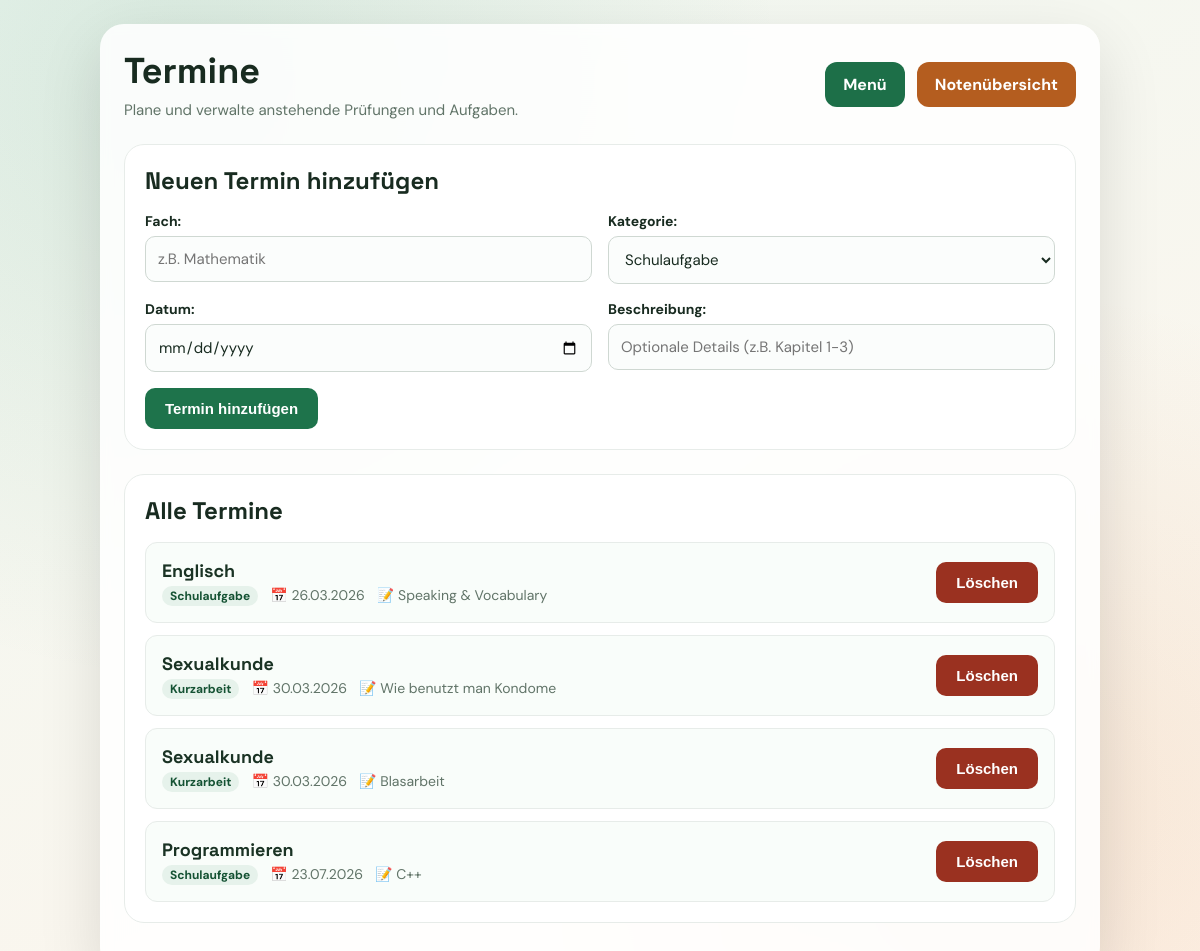
/termine (signed in), run on an earlier commit of the app's database.
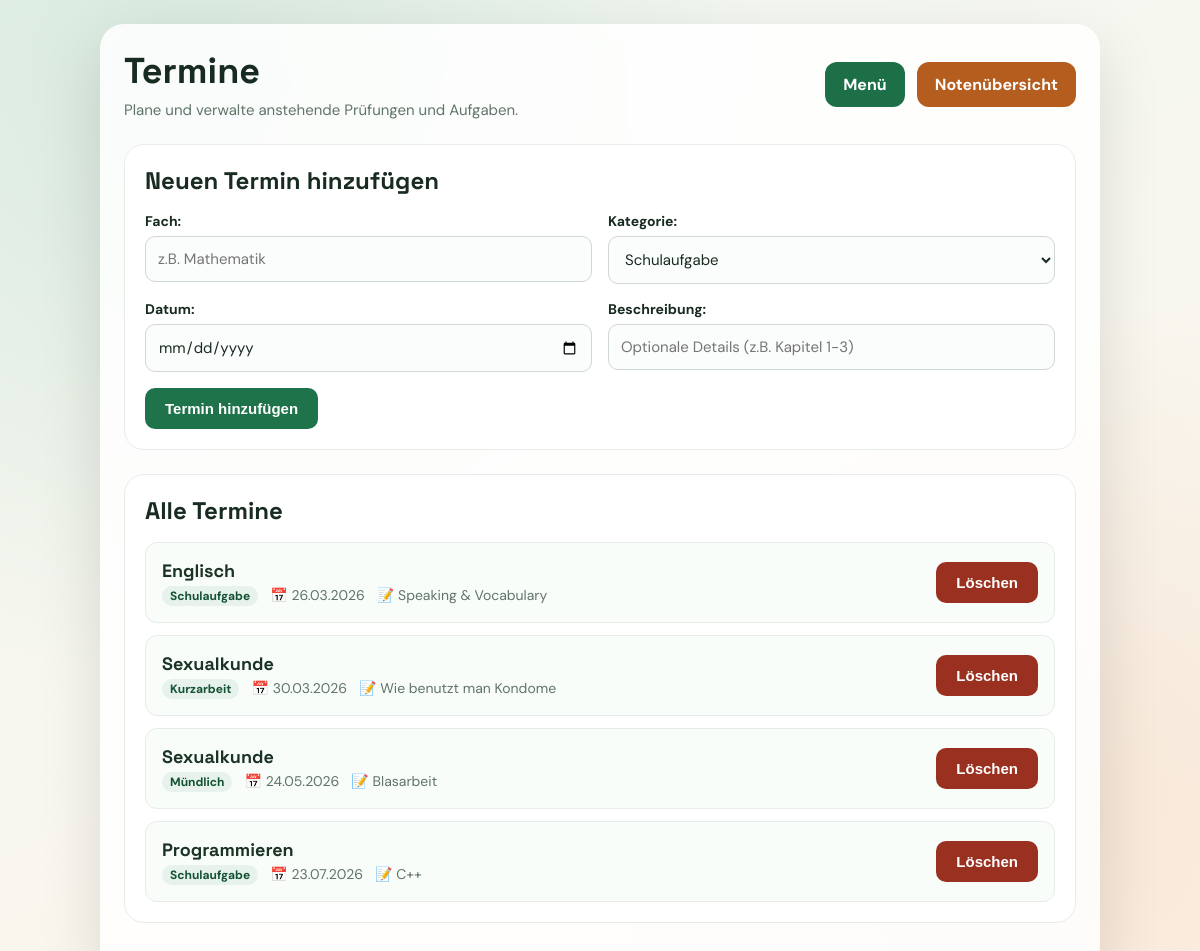
And on a later commit of the database.
### tables this page shows
CREATE TABLE appointments (
            id INTEGER PRIMARY KEY AUTOINCREMENT,
            user_id INTEGER NOT NULL,
            title TEXT NOT NULL,
            description TEXT,
            date TEXT NOT NULL,
            category TEXT,
            FOREIGN KEY (user_id) REFERENCES users (id)
        );

### main.py (the view)
@app.route("/termine")
def termine():
    if "user_id" not in session:
        return redirect(url_for("login"))
    conn = get_connection()
    cursor = conn.cursor()
    cursor.execute("SELECT * FROM appointments WHERE user_id = ? ORDER BY date ASC", (session["user_id"],))
    appointments = cursor.fetchall()
    conn.close()
    today = datetime.now().strftime("%Y-%m-%d")
    return render_template("termine.html", appointments=appointments, today=today)

### db.py (called while the page is built)
def get_connection():
    connection = sqlite3.connect("schulmanager.db")
    connection.row_factory = sqlite3.Row
    return connection

### templates/termine.html (shortened to what this page needs)
<!DOCTYPE html>
<html lang="de">
    <head>
    </head>
    <body>
        <main class="container">
            <header class="topbar">
                <div>
                    <h1 class="title">Termine</h1>
                    <p class="subtitle">Plane und verwalte anstehende Prüfungen und Aufgaben.</p>
                </div>
                <nav class="nav" aria-label="Navigation">
                    <a class="link-btn" href="/">Menü</a>
                    <a class="link-btn alt" href="notenuebersicht">Notenübersicht</a>
                </nav>
            </header>
            <section class="panel">
                <h2>Neuen Termin hinzufügen</h2>
                <form action="/appointments/add" method="post">
                    <div class="form-grid">
                        <div>
                            <label>Fach:</label>
                            <input type="text" name="title" required placeholder="z.B. Mathematik">
                        </div>
                        <div>
                            <label>Kategorie:</label>
                            <select name="category" required>
                                <option value="Schulaufgabe">Schulaufgabe</option>
                            </select>
                        </div>
                    </div>
                    <div class="form-grid">
                        <div>
                            <label>Datum:</label>
                            <input type="date" name="date" required min="{{ today }}">
                        </div>
                        <div>
                            <label>Beschreibung:</label>
                            <input type="text" name="description" placeholder="Optionale Details (z.B. Kapitel 1-3)">
                        </div>
                    </div>
                    <button class="btn" type="submit">Termin hinzufügen</button>
                </form>
            </section>
            <section class="panel">
                <h2>Alle Termine</h2>
                {% if appointments %}
                    <ul class="appointments-list">
                        {% for appointment in appointments %}
                            <li class="appointment-item">
                                <div class="appointment-details">
                                    <h3 class="appointment-title">{{ appointment["title"] }}</h3>
                                    <div class="appointment-meta">
                                        <span class="badge">{{ appointment["category"] }}</span>
                                        <span>📅 {{ appointment["date"][8:10] }}.{{ appointment["date"][5:7] }}.{{ appointment["date"][0:4] }}</span>
                                        {% if appointment["description"] %}
                                            <span>📝 {{ appointment["description"] }}</span>
                                        {% endif %}
                                    </div>
                                </div>
                                <form action="/appointments/delete/{{ appointment['id'] }}" method="POST" style="margin: 0;">
                                    <button class="btn danger" type="submit" onclick="return confirm('Termin wirklich löschen?')">Löschen</button>
                                </form>
                            </li>
                        {% endfor %}
                    </ul>
                {% else %}
                    <p class="empty-text">Es sind noch keine Termine vorhanden.</p>
                {% endif %}
            </section>
        </main>
    </body>
</html>

### templates/termine.html (style rules this page uses)
:root { --bg-top: #f0f8f2; --bg-bottom: #fff5ec; --text: #182b20; --muted: #617468; --panel: #ffffff; --line: #e7ece9; --good: #1e734b; --danger: #9a3120; }
* { box-sizing: border-box; }
body { margin: 0; font-family: "DM Sans", "Segoe UI", sans-serif; color: var(--text); background: radial-gradient(circle at 15% 8%, rgba(34, 125, 79, 0.12), transparent 44%), radial-gradient(circle at 86% 82%, rgba(203, 118, 44, 0.12), transparent 40%), linear-gradient(155deg, var(--bg-top), var(--bg-bottom)); }
.container { width: min(1000px, 98vw); margin: 24px auto; background: rgba(255, 255, 255, 0.86); border-radius: 24px; padding: 24px; box-shadow: 0 22px 64px rgba(0, 0, 0, 0.12); backdrop-filter: blur(6px); }
.topbar { display: flex; flex-wrap: wrap; justify-content: space-between; align-items: center; gap: 16px; margin-bottom: 24px; }
.title { margin: 0; font-family: "Space Grotesk", "Segoe UI", sans-serif; font-size: clamp(28px, 4vw, 36px); }
.subtitle { margin: 6px 0 0; font-size: 15px; color: var(--muted); }
.nav { display: flex; gap: 12px; }
.link-btn { text-decoration: none; border-radius: 12px; padding: 12px 18px; font-weight: 700; color: #ffffff; background: #1d6f48; transition: transform 0.2s, box-shadow 0.2s; }
.link-btn.alt { background: #b45d1f; }
.panel { background: var(--panel); border-radius: 20px; border: 1px solid var(--line); padding: 20px; margin-bottom: 24px; }
.panel h2 { margin: 0 0 16px 0; font-family: "Space Grotesk", "Segoe UI", sans-serif; }
form label { display: block; font-size: 14px; font-weight: 700; margin-bottom: 6px; color: var(--text); }
form input, form select { width: 100%; padding: 12px; border: 1px solid #cfd8d2; border-radius: 10px; background: #fbfdfc; font-family: inherit; font-size: 15px; color: var(--text); margin-bottom: 16px; transition: border-color 0.2s; }
.form-grid { display: grid; grid-template-columns: repeat(auto-fit, minmax(200px, 1fr)); gap: 0 16px; }
.btn { border: none; border-radius: 10px; padding: 12px 20px; font-weight: 700; color: #fff; background: var(--good); cursor: pointer; font-size: 15px; transition: transform 0.2s, box-shadow 0.2s; }
.btn.danger { background: var(--danger); }
.appointments-list { list-style: none; padding: 0; margin: 0; display: flex; flex-direction: column; gap: 12px; }
.appointment-item { display: flex; flex-wrap: wrap; align-items: center; justify-content: space-between; padding: 16px; border-radius: 12px; background: #f9fdfa; border: 1px solid var(--line); gap: 16px; }
.appointment-details { display: flex; flex-direction: column; gap: 4px; }
.appointment-title { margin: 0; font-size: 18px; font-family: "Space Grotesk", "Segoe UI", sans-serif; color: #1a3324; }
.appointment-meta { font-size: 14px; color: var(--muted); display: flex; gap: 12px; flex-wrap: wrap; }
.badge { display: inline-block; padding: 2px 8px; border-radius: 12px; font-size: 12px; font-weight: 700; background: #e6f2eb; color: #145233; }

What changed in the data, as far as the page shows it:
removed appointments: title "Sexualkunde", category "Kurzarbeit", date "30", date "03", date "2026", description "Blasarbeit"
added appointments: title "Sexualkunde", category "Mündlich", date "24", date "05", date "2026", description "Blasarbeit"
